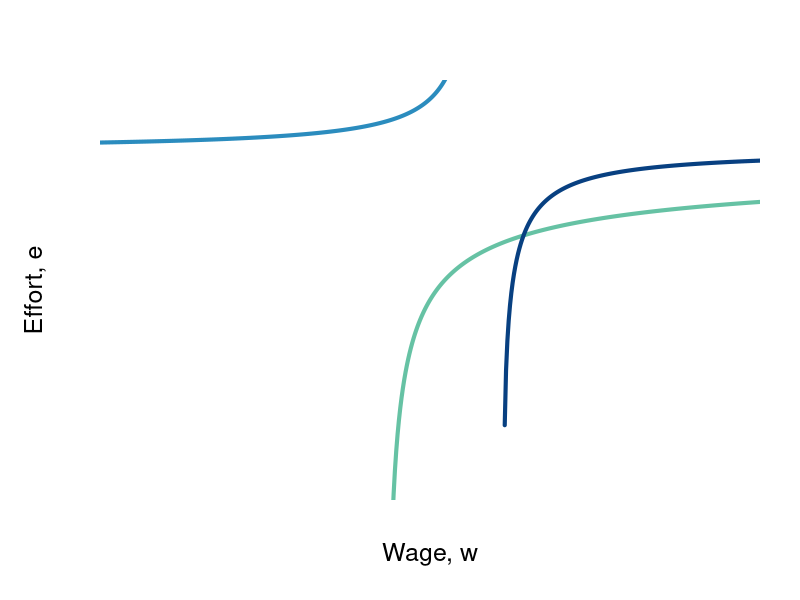

This figure's R source: (Note: this script raises an error after producing the figure.)
require(ggplot2)
require(shape)
require(plotrix)
pdf(file = "employment/continuous_effort.pdf", width = 9, height = 7)

#Set parameters for graphics
axislabelsize <- 1.5
graphlinewidth <- 3

COL <- c("#7fc97f", "#beaed4", "#fdc086", "#ffff99", "#386cb0", "#f0027f", "#bf5b17", "#666666")
COLA <- c("#99d8c9","#66c2a4","#41ae76", "#238b45", "#005824")
COLB <- c("#4eb3d3", "#2b8cbe", "#0868ac","#084081")

WageFn <- function(H, delta = 5) {
  delta /(1 - H)
}

IndiffFn <- function(e, alpha = 2, u = 10) {
  u + alpha*(1/(1 - e) - e)
}

brfFn <- function(e, alpha = 2, h = 0.05, b = 1) {
  (-b -e^2*b + 2*e*b + h*alpha^2 - e^2*h*alpha + 2*e*h*alpha - h*alpha - alpha^2 + e^2*alpha - 2*e*alpha + alpha)/((e - 1)^2*(h - 1))
}

brfFn2 <- function(w, alpha = 0.125, b = 4, h = 0.1){
  1 - (alpha/(w - b/(1-h) + alpha))^(0.5)
}

isovlow <- function(w, alpha = 0.125, u = 6){
  (-sqrt(-3*alpha^2 - 2*alpha*(u - w) + (u - w)^2) + alpha + u - w)/(2*alpha)
}

isovhigh <- function(w, alpha = 0.125, u = 6){
  (sqrt(-3*alpha^2 - 2*alpha*(u - w) + (u - w)^2) + alpha + u - w)/(2*alpha)
}

solowCondition <- function(w, delta = 5){
  (w*(1/(8*delta)))
}


#COL <- c("#1B9E77", "#D95F02", "#7570B3", "#E7298A", "#66A61E", "#E6AB02", "#A6761D", "#666666")
COL <- c("#7fc97f", "#beaed4", "#fdc086", "#ffff99")
par(mar =  c(5, 5, 4, 2))
xlims <- c(0, 10)
ylims <- c(0, 1.2)


plot(0, 0, xlim = xlims, ylim = ylims, type = "n",
     xlab = expression(paste("Wage, ", w)),
     ylab = expression(paste("Effort, ", e)),
     xaxt = "n", 
     yaxt = "n",
     cex.lab = axislabelsize, 
     line = 2.5,
     bty = "n", 
     xaxs="i", 
     yaxs="i")

npts <- 500 
npts2 <- 501
#Specify the sequences of points for graphing. 
#xx1 <- seq(xlims[1], 0.99, length.out = npts)
xx1 <- seq(xlims[1], xlims[2], length.out = npts)
xx3 <- seq(xlims[1], xlims[2], length.out = npts2)
xx4 <- seq(xlims[1], 25, length.out = npts2)

#Draw the lines for the graphs
#lines(xx1, IndiffFn(xx1, alpha = 2), col = COLA[2], lwd = 4)
lines(xx1, brfFn2(xx1), col = COLA[2], lwd = 4)
lines(xx1, isovlow(xx1), col = COLB[2], lwd = 4)
lines(xx1, isovhigh(xx1), col = COLB[4], lwd = 4)
lines(xx2, solowCondition(xx2, delta = 1), col = COL[3], lwd = 4)
#lines(xx2, solowInfeas(xx2, delta = 5), col = COL[1], lwd = 4, lty = 2)

#Customize ticks and labels for the plot
ticksy <- c(0, 2.5, 5, 20,  40)
ylabels <- c(0, expression(paste(b)), expression(paste(b+a)), expression(paste(w[0])), NA)
ticksx <- c(0, 0.75, 1, xlims[2])
xlabels <- c(0, expression(paste(H,"*")), 1.0, NA)
axis(1, at = ticksx, pos = 0, labels = xlabels)
axis(2, at = ticksy, pos = 0, labels = ylabels, las = 1)

#Annotation of the  graphs
text(0.72, 35, expression(paste("Wage Curve ", w,"*",(H))))

#Line for the absolute maximum quality
#segments(1, 0, 1, 42, lty = 2, lwd = 3, col = "darkgray")
segments(0.75, 0, 0.75, 20, lty = 2, lwd = 2, col = "darkgray")

#Arrow to Slope of BRF
#Arrows(0.5, 13, 0.58, 13, col = "black", lty = 1, lwd = 2, arr.type = "triangle")
#text(0.35, 13, expression(paste("Slope = " - u[q], " = ", frac(delta, (1 - q)^2))))


Arrows(0.8, 15, 0.8, 19, col = "black", lty = 1, lwd = 2, arr.type = "triangle")
Arrows(0.8, 15, 0.8, 6, col = "black", lty = 1, lwd = 2, arr.type = "triangle")
text(0.92, 12.5, expression(paste("Employment Rent")))

#Text to indicate delta = 5
#text(0.2, 38, expression(paste("Wage Function")))
#text(0.2, 36, expression(paste("set to ", delta, " = 5")))


#Zero profit condition 
segments(0, 20, 0.75, 20, lty = 1, lwd = 2, col = "darkgray")
segments(0.75, 20, 1.2, 20, lty = 2, lwd = 2, col = "darkgray")

#Unemployment benefits & a
segments(0, 5, 1.2, 5, lty = 2, lwd = 2, col = "darkgray")
segments(0, 2.5, 1.2, 2.5, lty = 2, lwd = 2, col = "darkgray")

#Zero profit condition
text(1.02, 21, expression(paste("Zero profit condition, ", w == w[0])))
text(0.97, 6, expression(paste(b + a)))
text(0.97, 3.5, expression(paste(b, " (unemployment benefits)")))
#text(1.08, 36, expression(paste("level of")))
#text(1.08, 34, expression(paste("employment, ", bar(H))))



dev.off()
